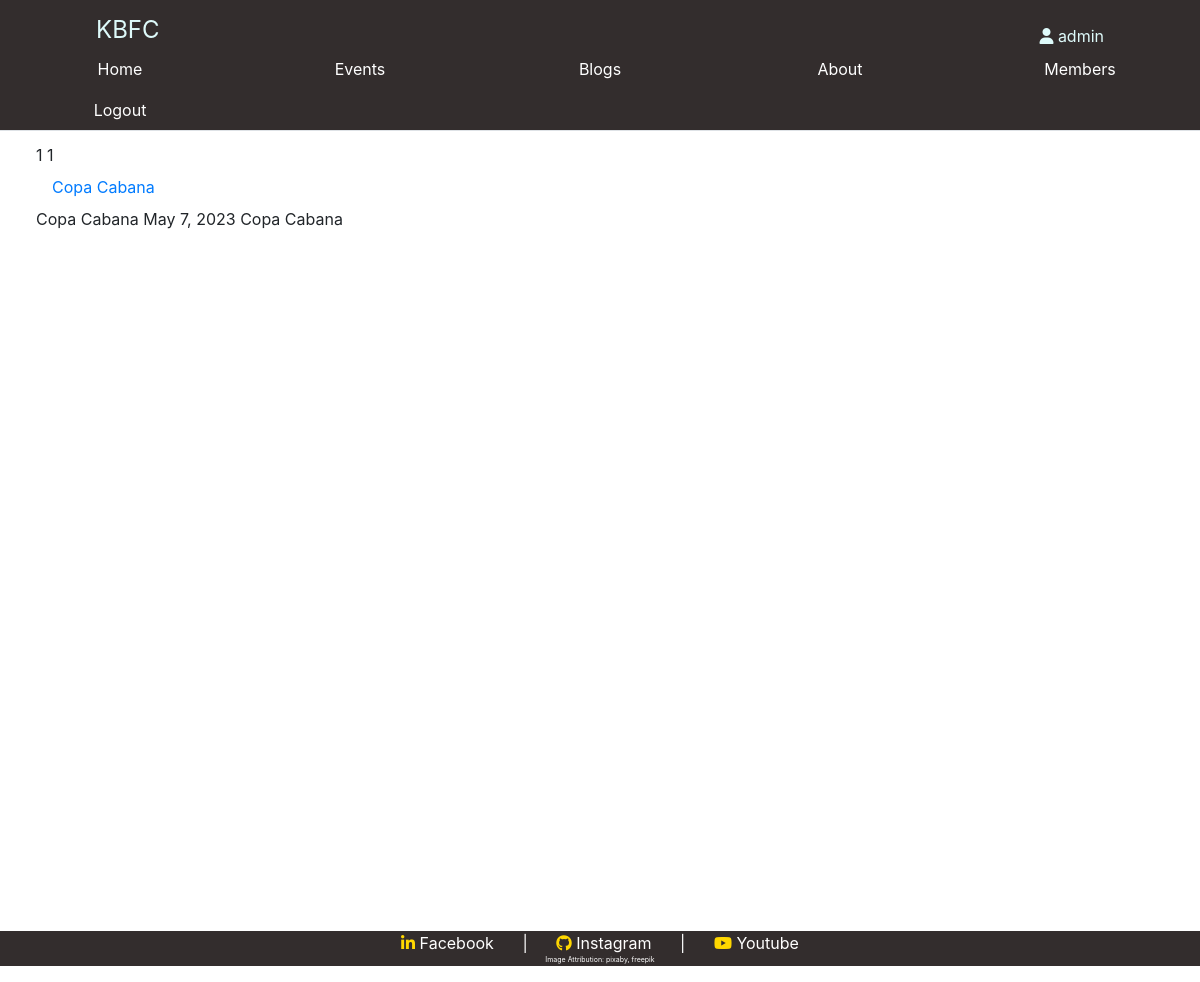
/events/ (signed in), run on an earlier commit of the app's database.
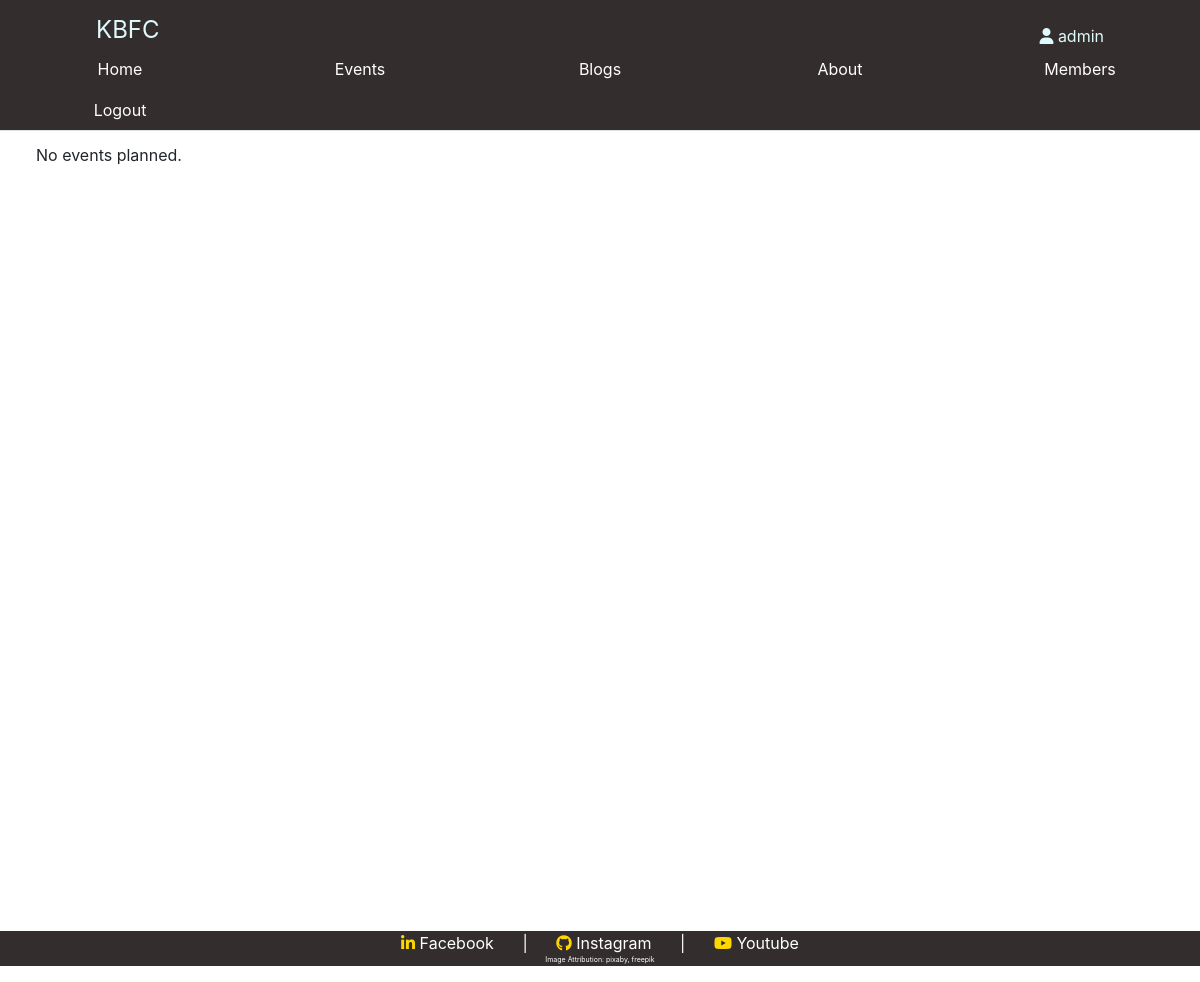
And on a later commit of the database.
### events/models.py (models this page shows)
class Event(models.Model):
    title = models.CharField(
        max_length=100, blank=False, null=False, help_text="Name of event"
    )
    description = models.CharField(
        max_length=300, blank=False, null=False, help_text="Description of the event"
    )
    date = models.DateField(blank=False, help_text="Date of the event.")
    time = models.TimeField(blank=False, help_text="Time of the event.")
    event_duration = models.SmallIntegerField(
        blank=False, help_text="Duration of the Event"
    )
    venue = models.ForeignKey(
        Venue,
        on_delete=models.CASCADE,
        blank=False,
        null=False,
        help_text="Venue of the event",
        related_name="venue",
    )
    def __str__(self):
        return self.title
    class Meta():
        verbose_name_plural = "Events"

class Venue(models.Model):
    name = models.CharField(
        max_length=100, blank=False, null=False, help_text="Name of Venue"
    )
    address = models.TextField(blank=False, null=False, help_text="Address of Venue")
    phone = PhoneNumberField(blank=False, help_text="Phone number with country code")
    def __str__(self):
        return self.name
    class Meta():
        verbose_name_plural = "Venue"

### events/views.py (the view)
# urls.py: path("", eventlist, name="eventlist"),
def eventlist(request):
    event_obj = Event.objects.all().order_by("-pk")
    print(event_obj)
    ctx = {"event_obj": event_obj}
    return render(request, "events/eventlist.html", ctx)

### events/templates/events/eventlist.html
{% include 'home/header.html' %} {% include 'home/messages.html' %} {%block eventlist%} {% if user.is_authenticated %} {% load static %}
{% if event_obj %}
{% for event in event_obj %}
{{ forloop.counter }}
{{event.pk}}
<a class="nav-link" aria-current="page" href="{% url 'events:eventdetail' event.pk %}">{{event.title}}</a>
{{event.title}}
{{event.date}}
{{event.venue}}
<br>
{% endfor %}
{% else %}
No events planned.
{% endif %}
{% else %} Please Login First {% endif %} {%endblock%} {% include 'home/footer.html' %}

### home/templates/home/header.html (shortened to what this page needs)
<!DOCTYPE html>
<html>
  <head>
    <link rel="stylesheet" href="https://cdn.jsdelivr.net/npm/bootstrap@4.0.0/dist/css/bootstrap.min.css">
    {% load static %}
    <link rel="stylesheet" href="{% static '/style.css' %}" />
  </head>
  <body>
    <div id="navbar">
      <div style="display : flex; flex-direction : row;">
      <div id="indo"><a href="{%url 'home:homepage'%}"> KBFC </a></div>
      <div id="user">
        <i class="fa fa-user" aria-hidden="true"></i>
        {% if user.is_authenticated %}
        {{user.username}}
        {%else%}
         Guest
        {%endif%}
      </div>
      </div>
      <div id="navdiv">
        <ul class="nav nav-tabs">
          <li class="nav-item">
            <a class="nav-link" aria-current="page" href="{% url 'home:homepage' %}"
              >Home</a
            >
          </li>
          <li class="nav-item">
            <a class="nav-link" aria-current="page" href="{% url 'events:eventlist' %}"
              >Events</a
            >
          </li>
          <li class="nav-item">
            <a class="nav-link" aria-current="page" href="{% url 'blogs:blogs_list' %}"
              >Blogs</a
            >
          </li>
          <li class="nav-item">
            <a class="nav-link" aria-current="page" href="{% url 'home:about' %}"
              >About</a
            >
          </li>
          {% if user.is_authenticated %}
          <li class="nav-item">
            <a class="nav-link" href="{%url 'members:memberlist'%}">Members</a>
          </li>
          <li class="nav-item">
            <a class="nav-link" href="{%url 'home:logout'%}">Logout</a>
          </li>
          {% else %}
          <li class="nav-item navs">
            <a class="nav-link" href="{%url 'home:login'%}">Login</a>
          </li>
          {% endif %}
        </ul>
      </div>
    </div>
<div class="bodycontent">

### home/templates/home/footer.html (shortened to what this page needs)
</div>
<div id="footer">
    <a class="footlinks" href="#" target="_blank"><span style="color:gold;"><i class="fa fa-linkedin" aria-hidden="true"></i></span> Facebook </a>
    <span class="footlinks">|</span>
    <a class="footlinks" href="#" target="_blank"><span style="color:gold;"><i class="fa fa-github" aria-hidden="true"></i></span>  Instagram </a>
    <span class="footlinks">|</span>
    <a class="footlinks" href="#" target="_blank"><span style="color:gold;"><i class="fa fa-youtube" aria-hidden="true"></i></span>  Youtube</a>
<p style="font-size:7px;">Image Attribution: pixaby, freepik</p>
</div>
</body>
</html>

### static/style.css (style rules this page uses)
.nav-item { width:20%; font-size: 1em; }
.bodycontent { padding: 1% 3%; min-height: 800px; }
#navbar { text-align:center; background-color: #332d2d; color: white; }
#navbar a { color: white; }
#indo { font-size: 1.5em; text-align: left; padding: 1% 0% 0% 8%; width:50%; }
#indo a { color:rgb(222, 250, 250); }
#user { font-size: 1em; text-align: right; padding: 2% 8% 0% 0%; width:50%; color:rgb(222, 250, 250); }
#footer { text-align:center; background-color: #332d2d; color: white; left: 0; bottom: 0; width: 100%; text-align: center; }
.footlinks { padding: 0 1%; color: white; }

What changed in the data, as far as the page shows it:
removed Event: pk "1", title "Copa Cabana", date "May 7, 2023", venue "Copa Cabana"
Also different on the page:
text now shown: "No events planned."
